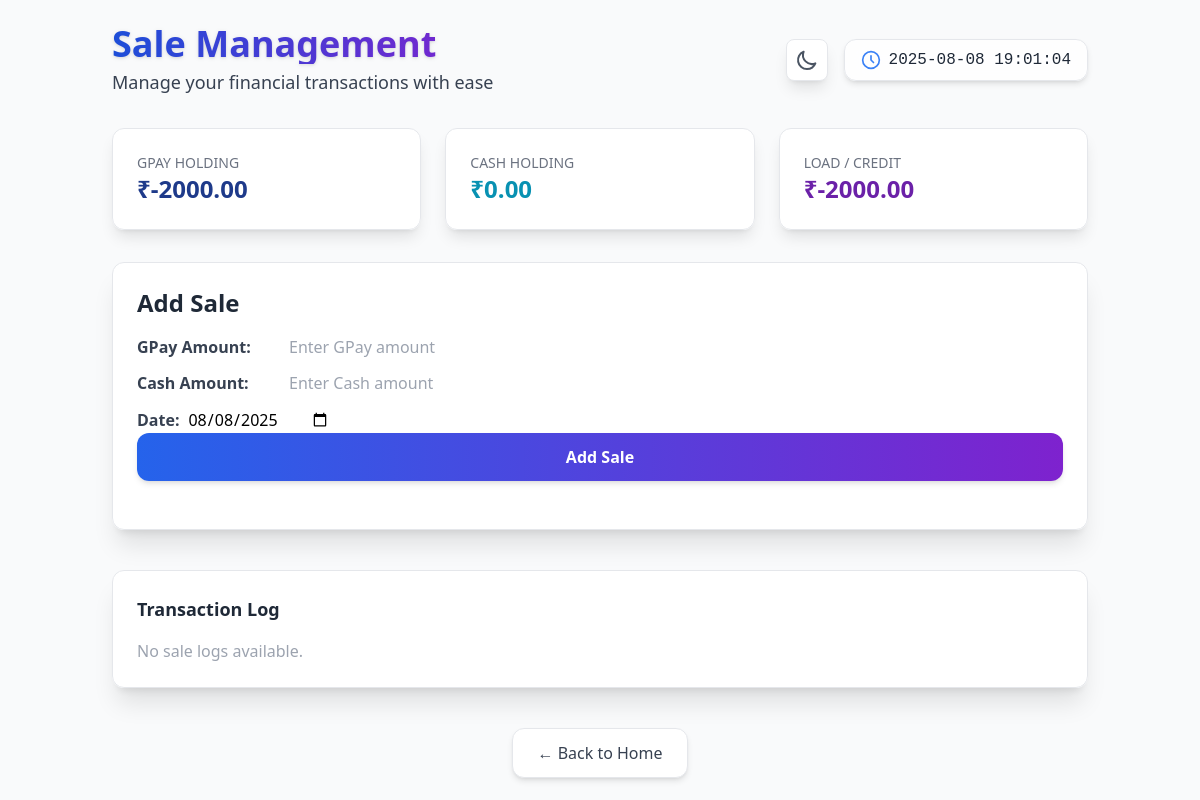
/sales/ (signed in), run on an earlier commit of the app's database.
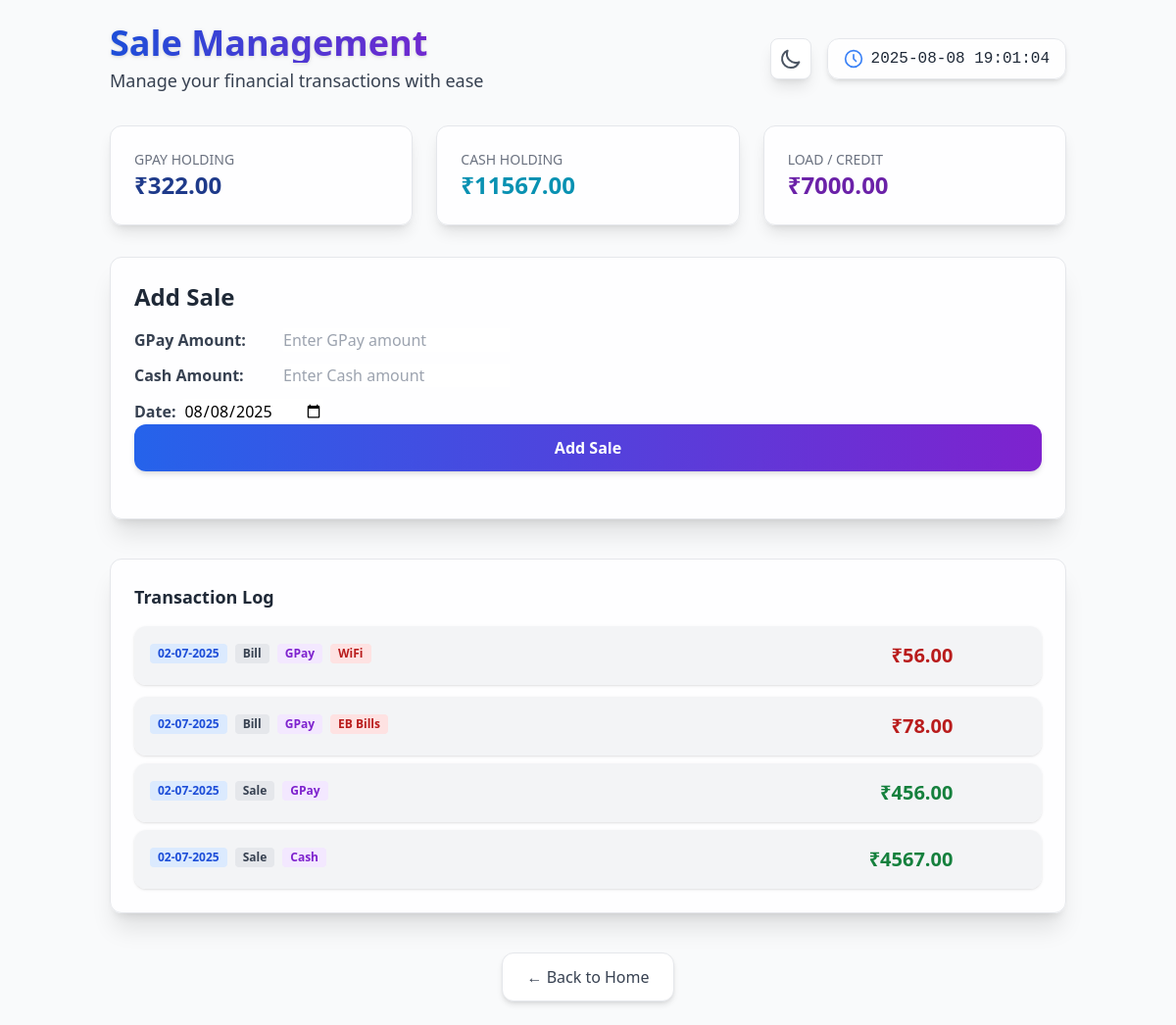
And on a later commit of the database.
### accounts/models.py (models this page shows, shortened)
class Shop(models.Model):
    owner = models.OneToOneField(User, on_delete=models.CASCADE)
    shop_name = models.CharField(max_length=255)
    unique_id = models.CharField(max_length=10, unique=True)
    holding_gpay = models.DecimalField(max_digits=12, decimal_places=2, default=0)
    holding_cash = models.DecimalField(max_digits=12, decimal_places=2, default=0)
    credit = models.DecimalField(max_digits=12, decimal_places=2, default=0)

class Transaction(models.Model):
    TRANSACTION_TYPE_CHOICES = [
        ('sale', 'Sale'),
        ('bill', 'Bill'),
    ]
    PAYMENT_MODE_CHOICES = [
        ('GPay', 'GPay'),
        ('Cash', 'Cash'),
    ]
    shop = models.ForeignKey(Shop, on_delete=models.CASCADE)
    date = models.DateField()
    type = models.CharField(max_length=10, choices=TRANSACTION_TYPE_CHOICES)
    category = models.CharField(max_length=100)
    amount = models.DecimalField(max_digits=10, decimal_places=2)  # <-- ADD THIS LINE
    mode_of_payment = models.CharField(max_length=10, choices=PAYMENT_MODE_CHOICES)

### accounts/views.py (the view)
# urls.py: path('sales/', views.add_sale, name='add_sale'),
@login_required
def add_sale(request):
    try:
        shop = Shop.objects.get(owner=request.user)
    except Shop.DoesNotExist:
        messages.error(request, "You do not have a shop. Please contact admin.")
        return redirect('home')
    if request.method == 'POST':
        form = SaleForm(request.POST)
        if form.is_valid():
            gpay = form.cleaned_data.get('gpay_amount')
            cash = form.cleaned_data.get('cash_amount')
            date = form.cleaned_data.get('date')
            if gpay:
                Transaction.objects.create(
                    shop=shop, date=date, type='sale', category='Sale', amount=gpay, mode_of_payment='GPay'
                )
                shop.holding_gpay += gpay
            if cash:
                Transaction.objects.create(
                    shop=shop, date=date, type='sale', category='Sale', amount=cash, mode_of_payment='Cash'
                )
                shop.holding_cash += cash
            shop.save()
            messages.success(request, "Sale entry added successfully.")
            return redirect('add_sale')
    else:
        form = SaleForm()
    logs = Transaction.objects.filter(shop=shop).order_by('-date')
    total_count = logs.count()
    return render(request, 'accounts/add_sale.html', {
        'form': form,
        'logs': logs,
        'total_count': total_count,
        'now': timezone.now(),
        'shop': shop,
    })

### accounts/forms.py
class SaleForm(forms.Form):
    gpay_amount = forms.DecimalField(
        label="GPay Amount",
        max_digits=10,
        decimal_places=2,
        required=False,
        widget=forms.NumberInput(attrs={'placeholder': 'Enter GPay amount'})
    )
    cash_amount = forms.DecimalField(
        label="Cash Amount",
        max_digits=10,
        decimal_places=2,
        required=False,
        widget=forms.NumberInput(attrs={'placeholder': 'Enter Cash amount'})
    )
    date = forms.DateField(
        label="Date",
        initial=datetime.date.today,
        widget=forms.DateInput(attrs={'type': 'date', 'placeholder': 'Select date'}),
        required=True
    )

### accounts/templates/accounts/add_sale.html (shortened to what this page needs)
<!DOCTYPE html>
<html lang="en" class="light">
<head>
  <script src="https://cdn.tailwindcss.com"></script>
</head>
<body class="min-h-screen bg-gray-50 dark:bg-gray-900 transition-colors duration-300">
  <div class="relative z-10 container mx-auto p-6">
    <div class="flex justify-between items-center mb-8">
      <div>
        <h1 class="text-4xl font-bold text-transparent bg-gradient-to-r from-blue-700 to-purple-700 bg-clip-text drop-shadow">
        </h1>
        <p class="text-gray-700 dark:text-gray-300 text-lg mt-1">Manage your financial transactions with ease</p>
      </div>
      <div class="flex items-center gap-4">
        <button onclick="toggleDarkMode()"
                class="p-2 rounded-lg bg-white dark:bg-gray-800 shadow-lg border border-gray-200 dark:border-gray-700 hover:scale-105 transition-all duration-200">
          <svg class="w-6 h-6 text-gray-600 dark:text-gray-300" fill="none" stroke="currentColor" viewBox="0 0 24 24">
            <path stroke-linecap="round" stroke-linejoin="round" stroke-width="2" d="M20.354 15.354A9 9 0 018.646 3.646 9.003 9.003 0 0012 21a9.003 9.003 0 008.354-5.646z" />
          </svg>
        </button>
        <div class="flex items-center gap-2 bg-white/80 dark:bg-gray-800/80 backdrop-blur-lg px-4 py-2 rounded-xl shadow-md border border-gray-200 dark:border-gray-700">
          <svg class="w-5 h-5 text-blue-500" fill="none" stroke="currentColor" stroke-width="2" viewBox="0 0 24 24">
            <circle cx="12" cy="12" r="10" stroke="currentColor" stroke-width="2" fill="none"/>
            <path stroke-linecap="round" stroke-linejoin="round" d="M12 7v5l3 3" />
          </svg>
          <span id="live-time" class="font-mono text-gray-800 dark:text-gray-200"></span>
        </div>
      </div>
    </div>
    <div class="grid grid-cols-1 md:grid-cols-3 gap-6 mb-8">
      <div class="bg-white/90 dark:bg-gray-800/90 rounded-xl p-6 shadow-lg border border-gray-200 dark:border-gray-700">
        <p class="text-sm text-gray-500 dark:text-gray-400 uppercase">GPay Holding</p>
        <p class="text-2xl font-bold text-blue-900 dark:text-blue-400">₹{{ shop.holding_gpay }}</p>
      </div>
      <div class="bg-white/90 dark:bg-gray-800/90 rounded-xl p-6 shadow-lg border border-gray-200 dark:border-gray-700">
        <p class="text-sm text-gray-500 dark:text-gray-400 uppercase">Cash Holding</p>
        <p class="text-2xl font-bold text-cyan-600 dark:text-cyan-400">₹{{ shop.holding_cash }}</p>
      </div>
      <div class="bg-white/90 dark:bg-gray-800/90 rounded-xl p-6 shadow-lg border border-gray-200 dark:border-gray-700">
        <p class="text-sm text-gray-500 dark:text-gray-400 uppercase">Load / Credit</p>
        <p class="text-2xl font-bold text-purple-800 dark:text-purple-400">₹{{ shop.credit }}</p>
      </div>
    </div>
    <div class="grid grid-cols-1 gap-10">
      <div>
        <div class="bg-white/90 dark:bg-gray-800/90 p-6 rounded-xl shadow-xl border border-gray-200 dark:border-gray-700">
          <h2 class="text-2xl font-bold mb-4 text-gray-800 dark:text-gray-200">Add Sale</h2>
          <form method="post" class="mb-6">
            <div class="space-y-3">
              <div class="flex items-center gap-2">
                <span class="font-semibold w-36 text-gray-700 dark:text-gray-300">GPay Amount:</span>
                {{ form.gpay_amount }}
              </div>
              <div class="flex items-center gap-2">
                <span class="font-semibold w-36 text-gray-700 dark:text-gray-300">Cash Amount:</span>
                {{ form.cash_amount }}
              </div>
              <div class="flex items-center gap-2">
                <span class="font-semibold text-gray-700 dark:text-gray-300">{{ form.date.label_tag }}</span>
                {{ form.date }}
              </div>
            </div>
            <button type="submit"
              class="w-full bg-gradient-to-r from-blue-600 to-purple-700 text-white font-bold py-3 rounded-xl hover:scale-105 shadow-md transition-all duration-300">
              Add Sale
            </button>
          </form>
        </div>
      </div>
      <div>
        <div class="bg-white/90 dark:bg-gray-800/90 p-6 rounded-xl shadow-xl border border-gray-200 dark:border-gray-700">
          <h3 class="text-lg font-bold mb-4 text-gray-800 dark:text-gray-200">Transaction Log</h3>
          <div id="transactions-container" class="space-y-2">
            {% for log in logs %}
              <div id="transaction-{{ log.id }}" class="log-item bg-gradient-to-r from-gray-100 to-gray-100 dark:from-gray-700 dark:to-gray-800 rounded-xl p-4 mb-3 shadow transition hover:scale-[1.01] hover:shadow-lg relative">
                <div class="flex justify-between items-center">
                  <div class="flex flex-wrap items-center gap-2 text-xs text-gray-500 dark:text-gray-400 mb-1">
                    <span class="inline-block px-2 py-0.5 rounded bg-blue-100 dark:bg-blue-900 text-blue-700 dark:text-blue-300 font-semibold">
                      {{ log.date|date:"d-m-Y" }}
                    </span>
                    <span class="inline-block px-2 py-0.5 rounded bg-gray-200 dark:bg-gray-700 text-gray-700 dark:text-gray-300 font-semibold capitalize">
                      {{ log.type }}
                    </span>
                    <span class="inline-block px-2 py-0.5 rounded bg-purple-100 dark:bg-purple-900 text-purple-700 dark:text-purple-300 font-semibold capitalize">
                      {{ log.mode_of_payment }}
                    </span>
                    {% if log.type == 'bill' and log.category %}
                      <span class="inline-block px-2 py-0.5 rounded bg-red-100 dark:bg-red-900 text-red-700 dark:text-red-300 font-semibold capitalize">
                        {{ log.category }}
                      </span>
                    {% endif %}
                  </div>
                  <div class="flex items-center gap-2">
                    <div class="font-bold text-xl {% if log.type == 'sale' %}text-green-700 dark:text-green-400{% else %}text-red-700 dark:text-red-400{% endif %}">
                      ₹{{ log.amount }}
                    </div>
                  </div>
                </div>
              </div>
            {% empty %}
              <p class="text-gray-400 dark:text-gray-500">No sale logs available.</p>
            {% endfor %}
          </div>
        </div>
      </div>
    </div>
    <div class="flex justify-center mt-10">
      <a href="{% url 'home' %}" class="bg-white dark:bg-gray-800 border border-gray-200 dark:border-gray-700 shadow-md px-6 py-3 rounded-xl hover:bg-gray-100 dark:hover:bg-gray-700 hover:scale-110 hover:shadow-lg text-gray-700 dark:text-gray-300 transition">
        ← Back to Home
      </a>
    </div>
  </div>
</body>
</html>

### accounts/templates/accounts/add_sale.html (style rules this page uses)
html, body { height: 100%; overflow-y: auto; }
.log-item { transition: all 0.3s ease; }

What changed in the data, as far as the page shows it:
changed Shop: holding_gpay "-2000.00" → "322.00"; holding_cash "0.00" → "11567.00"; credit "-2000.00" → "7000.00"
added Transaction: date "02-07-2025", type "Bill", mode_of_payment "GPay", category "WiFi", amount "56.00"
added Transaction: date "02-07-2025", type "Bill", mode_of_payment "GPay", category "EB Bills", amount "78.00"
added Transaction: date "02-07-2025", type "Sale", mode_of_payment "GPay", amount "456.00"
added Transaction: date "02-07-2025", type "Sale", mode_of_payment "Cash", amount "4567.00"
Also different on the page:
text no longer shown: "No sale logs available."
